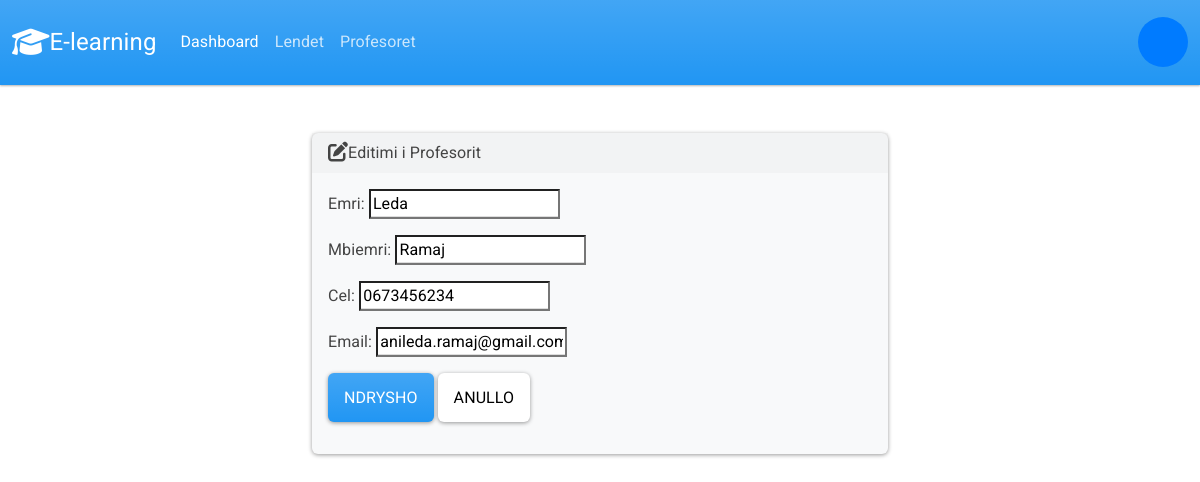
/stafi/edit/23/, run on the app's committed database.
### stafi/models.py (models this page shows)
class Profesori(models.Model):
    emri = models.CharField(max_length=255)
    mbiemri=models.CharField(max_length=255)
    cel=models.CharField(max_length=10)
    email = models.CharField(max_length=255)

### stafi/views.py (the view)
# urls.py: path('edit/<int:staf_id>/', views.edit, name='edit'),
def edit(request, staf_id):
    staf = Profesori.objects.get(pk=staf_id)
    if request.method=='POST':
        form = ProfesoriForm(request.POST, instance=staf)
        if form.is_valid():
            form.save()
            return render(request, 'stafi/edit.html', {
                'form': form,
                'success': True
            })
    else:
        form=ProfesoriForm(instance=staf)
        return render(request, 'stafi/edit.html', {
            'form':form
        })

### stafi/forms.py
class ProfesoriForm(forms.ModelForm):
    class Meta:
        model = Profesori
        fields = ( 'emri', 'mbiemri', 'cel', 'email')
        labels= {
            'emri': 'Emri',
            'mbiemri':'Mbiemri',
            'cel':'Cel',
            'email':'Email'
        }

### stafi/templates/stafi/edit.html (shortened to what this page needs)
{% extends "stafi/base.html" %}
{% block body %}
<br><br>
{% if success %}
<script>
  $(document).ready(function () {
    $('#successModal').modal('show');
  });
</script>
{% else %}
<div class="row justify-content-center">
    <div class="col-6">
        <div class="card bg-light mb-3">
            <div class="card-header"><i class="fa-solid fa-pen-to-square fa-lg"></i>Editimi i Profesorit
            </div>
            <div class="card-body">
                <form method="post" enctype="multipart/form-data">
                    {{ form.as_p }}
                    <button id="butonii " type="submit" class="btn btn-primary">Ndrysho</button>
                    <a href="{% url 'index' %}" class="btn btn-secondary">Anullo</a>
                </form>
            </div>
        </div>
    </div>
</div>
{% endif %}
{% endblock %}

### data on the page
Profesori: emri "Leda", mbiemri "Ramaj", cel "0673456234", email "anileda.ramaj@gmail.com"
